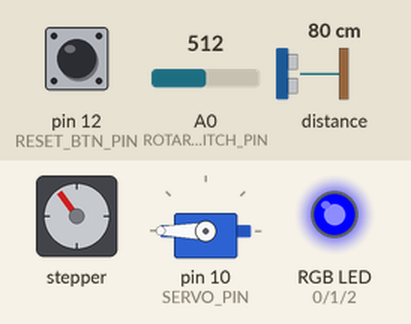
Simulated run of this sketch. Board: Arduino Uno, built with avr-gcc and run on an emulated ATmega328P. On the bench: stepper motor, servo, an RGB LED mixed from three pins (HIGH = lit). Wiring (inferred from the names in the program): stepper motor driver (200 steps per turn assumed): step pin 6; direction pin 5. The inputs (shaded band) are chosen by the test bench; at power-on: A0 (ROTARY_SWITCH_PIN) = 512, pin 12 (RESET_BTN_PIN) LOW, distance to the obstacle 80 cm. Pins used as bus, display or sensor lines are not drawn.

Above: at 1.9 s.
2.0 s: A0 (ROTARY_SWITCH_PIN) set to 498
At 5.2 s:
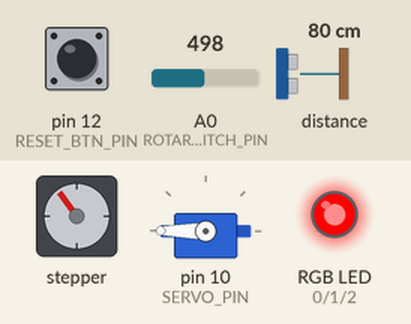
5.5 s: A0 (ROTARY_SWITCH_PIN) set to 511
At 6.8 s:
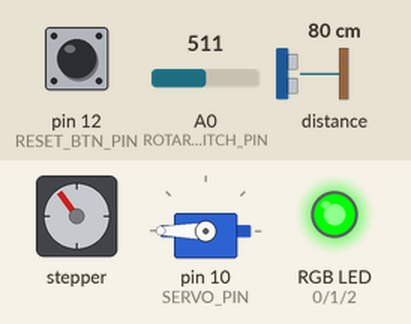
7.8 s: A0 (ROTARY_SWITCH_PIN) set to 841
9.5 s: A0 (ROTARY_SWITCH_PIN) set to 861
At 11.1 s:
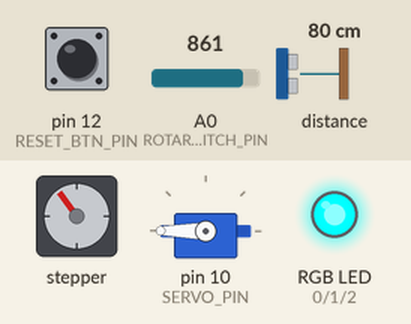
11.8 s: A0 (ROTARY_SWITCH_PIN) set to 842
At 13.6 s:
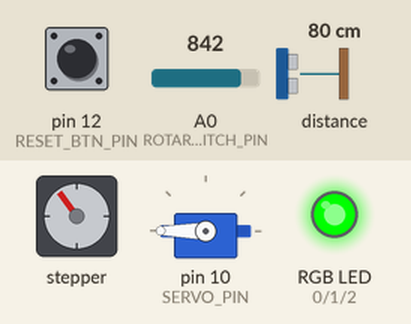
13.9 s: A0 (ROTARY_SWITCH_PIN) set to 862
At 15.4 s:
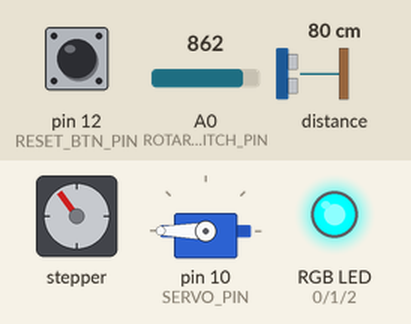
Timing chart, 0 to 16.9 s (numbered marks = the images above; inputs shaded):
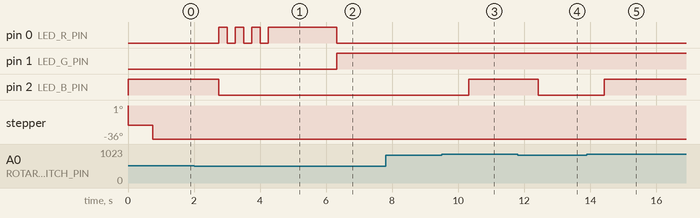

The sketch:

main.ino
```cpp
#include <Adafruit_VL53L0X.h>
#include <Servo.h>

////////////////////////////////
// Constants
////////////////////////////////

#define BUZZER_PIN A1
#define LED_R_PIN 0
#define LED_G_PIN 1
#define LED_B_PIN 2
#define ROTARY_SWITCH_PIN A0
#define RESET_BTN_PIN 12
#define DC_STEP_PIN 6
#define DC_DIR_PIN 5
#define SERVO_PIN 10

#define RECORDING_MAX_LEN 40
const float noteFreqs[] =
   {110.0f, 123.471f, 130.813f, 146.832f, 164.814f, 174.614f, 195.998f, 207.652f};

////////////////////////////////
// Global variables
////////////////////////////////

enum State {
   STOP, // IDLE
   RECORD,
   PLAY_LIVE,
   PLAY_RECORD
} state = STOP; // State machine
State oldMode = State::STOP;

int recording[RECORDING_MAX_LEN]; // Memory for recording up to 40 half-second notes
int recordingLen = 0; // Length of the recording. Used for appending to end during recording
int playbackIndx = 0; // Current index in recording array for playback

int resetButtonCounter = 0; // Counts how long reset button is pressed

int oldNote = -1; // The previous note that was played, to check if new note is different

Adafruit_VL53L0X lox = Adafruit_VL53L0X();
Servo servo;

////////////////////////////////
// Helper function declarations
////////////////////////////////

/// State handlers:

// On recording reset (button pressed 3 sec)
void reset_recording();
// Changes to specified state and runs one-time setup for state
void enter_idle();
void enter_record();
void enter_play_live();
void enter_play_record();
// On every loop while in a state
void loop_idle();
void loop_record();
void loop_play_live();
void loop_play_record();

/// IO Modules:

// Returns the note to be played according to the input (distance) sensor.
// -1 = none, 0-7 = A2,B2,C3,D3,E3,F3,G3,G#3
int read_input_note();
// Plays the specified note on the speaker for a 0.5s duration.
void play_note(int note);
// Moves motors in a manner corresponding to the played note.
void move_for_note(int note);
// Sets color of RGB LED
void set_rgb_led(int red, int green, int blue);
// Get mode from rotary switch
State get_mode();
// Sends given number of step pulses to the motor driver
void pulse_motor(int steps);

////////////////////////////////
// Entry Points
////////////////////////////////

void setup() {
  pinMode(BUZZER_PIN, OUTPUT);
  pinMode(LED_R_PIN, OUTPUT);
  pinMode(LED_G_PIN, OUTPUT);
  pinMode(LED_B_PIN, OUTPUT);
  pinMode(RESET_BTN_PIN, INPUT);
  pinMode(DC_STEP_PIN, OUTPUT);
  pinMode(DC_DIR_PIN, OUTPUT);

  servo.attach(SERVO_PIN);
  lox.begin();

  enter_idle();
  oldMode = get_mode();

  // Put stepper driver translator in correct state (zero current) by
  // sending 4 pulses (found empirically), and then send 8 to move it up
  // for starting position, 8 after delay to stop motion.
  pulse_motor(4 + 8);
  delay(750);
  pulse_motor(8);
}

// Main loop method manages state changes and calls current state handlers.
// During normal execution, runs twice a second.
void loop() {
   State currMode = get_mode();
   // Change state only if mode switch changes
   if (currMode != oldMode) {
    oldMode = currMode;
    if (currMode == State::STOP) enter_idle();
    else if (currMode == State::RECORD) enter_record();
    else if (currMode == State::PLAY_LIVE) enter_play_live();
    else if (currMode == State::PLAY_RECORD) enter_play_record();
   }

   // Reset button overrides selected state and enters idle
   if (digitalRead(RESET_BTN_PIN)) {
      // If reset button was pressed for 3 seconds (counted every 0.5s)
      if (resetButtonCounter >= 3) {
         reset_recording();
         resetButtonCounter = 0;
      } else {
         resetButtonCounter++;
      }
      enter_idle();
   } else {
      resetButtonCounter = 0;
   }

   // Run state loop handler for current state
   switch (state) {
      case State::STOP:
         loop_idle();
        break;
      case State::RECORD:
         loop_record();
         break;
      case State::PLAY_LIVE:
         loop_play_live();
         break;
      case State::PLAY_RECORD:
         loop_play_record();
         break;
   }
}

////////////////////////////////
// Helper function definitions
////////////////////////////////

void reset_recording() {
   // 'reset' recording by zeroing the length. Array will still
   // have old values but they will be unused / overwritten.
   recordingLen = 0;

   // Flashes LED three times to indicate successful reset
   for (int i = 0; i < 3; i++) {
      set_rgb_led(1, 1, 1);
      delay(150);
      set_rgb_led(0, 0, 0);
      delay(150);
   }
}

void enter_idle() {
   state = State::STOP;

   // Blue LED when idling
   set_rgb_led(0, 0, 1);
   // Turn off motor
   move_for_note(-1);
   // Turn off speaker
   play_note(-1);
}

void enter_record() {
   state = State::RECORD;

   // Red LED when recording
    for (int i = 0; i < 3; i++) {
      set_rgb_led(1, 0, 0);
      delay(250);
      set_rgb_led(0, 0, 0);
      delay(250);
   }
   set_rgb_led(1, 0, 0);
   // Turn off motor
   move_for_note(-1);
}

void enter_play_live() {
   state = State::PLAY_LIVE;

   // Cyan LED when playing live
   set_rgb_led(0, 1, 1);

   oldNote = -1;
}

void enter_play_record() {
   state = State::PLAY_RECORD;

   // Green LED when playing recording
   set_rgb_led(0, 1, 0);
   // Reset playback index for recording array
   playbackIndx = 0;

   oldNote = -1;
}

void loop_idle() {
  delay(1000);
}

void loop_record() {
   // Read input sensor and play note
   int note = read_input_note();
   play_note(note);
   // Save note into recording, appending to the end of the array
   // if we haven't exceeded maximum length
   if (recordingLen < RECORDING_MAX_LEN) {
      recording[recordingLen] = note;
      recordingLen++;
   } else {
      // If exceeded maximum duration, indicate with dark LED
      set_rgb_led(0, 0, 0);
   }
   delay(1000);
}

void loop_play_live() {
   // Read input sensor, play note and move motors to the note
   int note = read_input_note();
   play_note(note);
   if (note != oldNote) {
     // Delay included in movement timing
     move_for_note(note);
     oldNote = note;
   } else {
     delay(1000);
   }
}

void loop_play_record() {
   // Play note from recording array, if length is non-zero
   if (recordingLen > 0) {
      playbackIndx = playbackIndx % recordingLen; // playback loops
      int note = recording[playbackIndx];
      playbackIndx++;
      play_note(note);

      if (note != oldNote) {
        // Move motor to note.
        // Delay included in movement timing
        move_for_note(note);
        oldNote = note;
      } else {
        delay(1000);
      }
   } else {
      play_note(-1);
      delay(1000);
   }
}

void play_note(int note) {
   if (note < 0 || note > 7)
      noTone(BUZZER_PIN);
   else
      tone(BUZZER_PIN, noteFreqs[note], 1000);
}

void move_for_note(int note) {
  if (note < 0 || note > 7) {
    servo.write(180);
  } else {
    // Move servo horizontally
    servo.write(180 - (note + 1) * 22.5); // divide range of motion equally into intervals of 180/8=22.5
    delay(300);
    // Spining DC motor up and down to hit drum
    pulse_motor(8); // stopped -> down
    // Delay to allow time for vertical motion
    delay(50);
    pulse_motor(16); // down -> stopped -> up
    delay(650);
    pulse_motor(8); // up -> stopped
  }
}

void pulse_motor(int steps) {
  for (int i = 0; i < steps; i++) {
      digitalWrite(DC_STEP_PIN, HIGH);
      delayMicroseconds(5);
      digitalWrite(DC_STEP_PIN, LOW);
      delayMicroseconds(5);
    }
}

void set_rgb_led(int red, int green, int blue) {
  digitalWrite(LED_R_PIN, red);
  digitalWrite(LED_G_PIN, green);
  digitalWrite(LED_B_PIN, blue);
}

State get_mode() {
  int sensorValue = analogRead(ROTARY_SWITCH_PIN);
  if (sensorValue < 170) {
    return State::STOP;
  } else if (sensorValue < 511){
    return State::RECORD;
  } else if (sensorValue < 852) {
    return State::PLAY_RECORD;
  } else {
    return State::PLAY_LIVE;
  }
}

int read_input_note(){
  VL53L0X_RangingMeasurementData_t measure;
  int note = 8;
  lox.rangingTest(&measure, false);
  if (measure.RangeStatus != 4) {  // phase failures have incorrect data
    if (measure.RangeMilliMeter > 50 && measure.RangeMilliMeter <= 100){
      note = 0;
     } else if (measure.RangeMilliMeter > 100 && measure.RangeMilliMeter <= 150) {
      note = 1;
     } else if (measure.RangeMilliMeter > 150 && measure.RangeMilliMeter <= 200) {
      note = 2;
     } else if (measure.RangeMilliMeter > 200 && measure.RangeMilliMeter <= 250) {
      note = 3;
     } else if (measure.RangeMilliMeter > 250 && measure.RangeMilliMeter <= 300) {
      note = 4;
     } else if (measure.RangeMilliMeter > 300 && measure.RangeMilliMeter <= 350) {
      note = 5;
     } else if (measure.RangeMilliMeter > 350 && measure.RangeMilliMeter <= 400) {
      note = 6;
     } else if (measure.RangeMilliMeter > 400 && measure.RangeMilliMeter <= 450) {
      note = 7;
     }
  }
  return note;
}
```

Measured:
- the behaviour switches between 511 and 510 on A0 (ROTARY_SWITCH_PIN) (found by bisection; images 0 and 1)
- the behaviour switches between 851 and 852 on A0 (ROTARY_SWITCH_PIN) (found by bisection; images 2 and 3)
- after the input at 2.0 s, pin 0 (LED_R_PIN): alternates HIGH for 0.25 s and LOW for 0.25 s, 7 changes in all, then stays HIGH, starting after 0.75 s; pin 2 (LED_B_PIN): HIGH → LOW after 0.75 s
- after the input at 5.5 s, pin 0 (LED_R_PIN): HIGH → LOW after 0.82 s; pin 1 (LED_G_PIN): LOW → HIGH after 0.82 s
- after the input at 7.8 s, every drawn part: stays the same
- after the input at 9.5 s, pin 2 (LED_B_PIN): LOW → HIGH after 0.82 s
- after the input at 11.8 s, pin 2 (LED_B_PIN): HIGH → LOW after 0.62 s
- after the input at 13.9 s, pin 2 (LED_B_PIN): LOW → HIGH after 0.52 s
